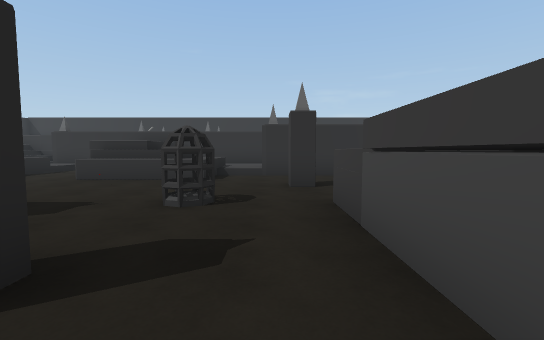
View 1 (above)

19 first-person views from a walk through a Unity game level. The camera is 1.4 m above the floor, tilts 4° down and sees 90° across. Doors are open. The floor is counted in squares, 2 m on a side. Each view is taken from the middle of a square. On the plan, view 1 faces up. The plan holds only what a view shows up to about 9 squares ahead; the rest is blank. The player is left out. Some surface patterns are stand-ins.

View 2
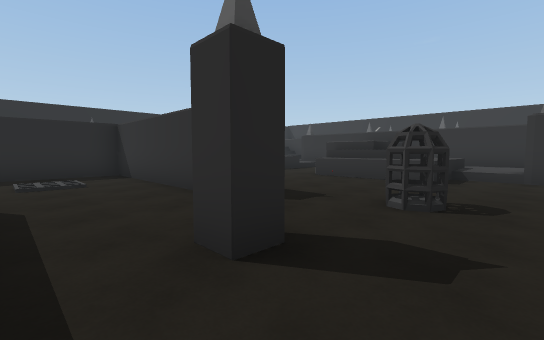

View 3
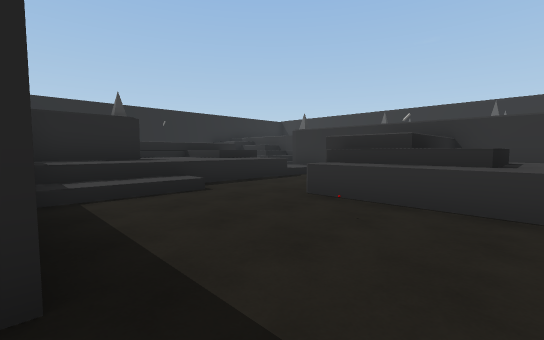

View 4
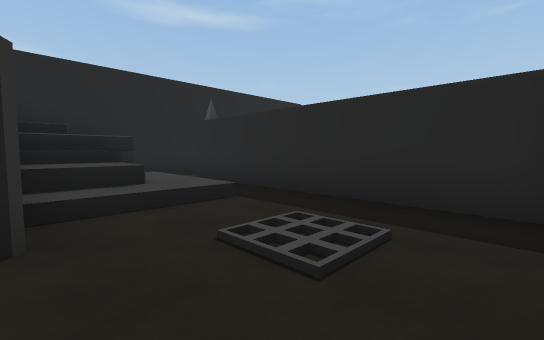

View 5
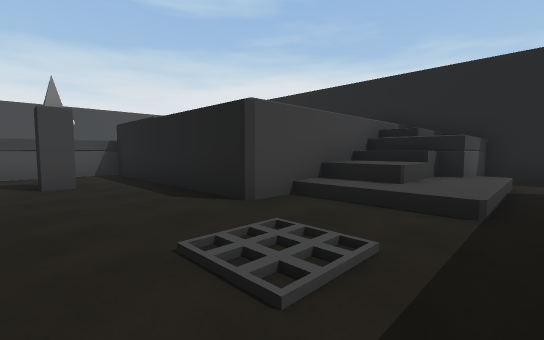

View 6
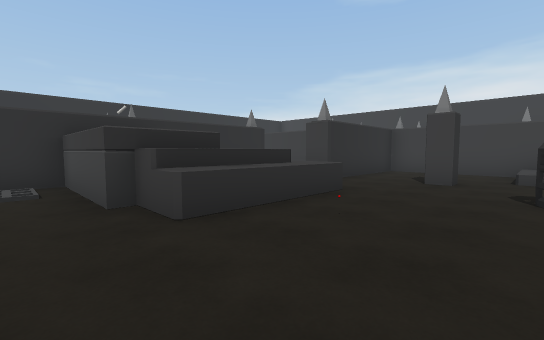

View 7
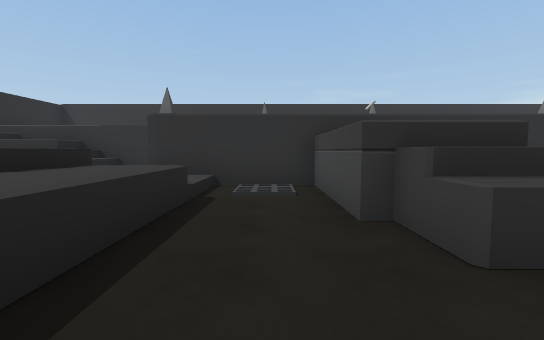

View 8
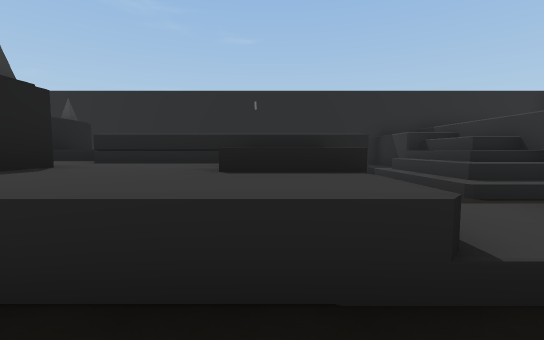

View 9
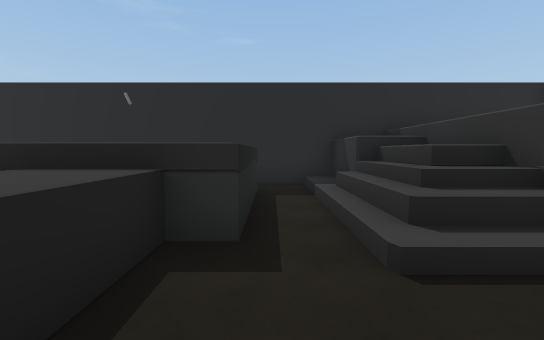

View 10
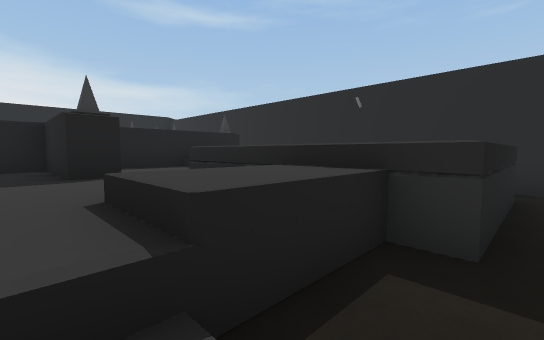

View 11
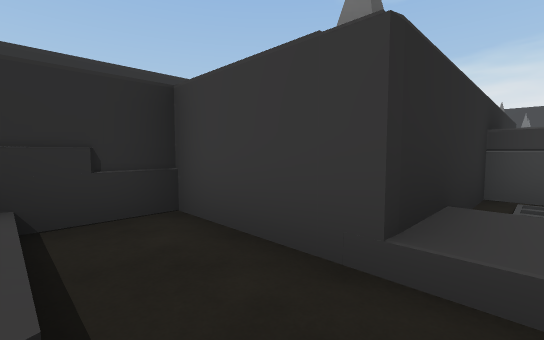

View 12
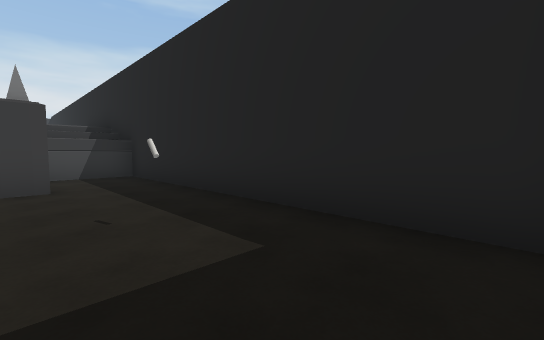

View 13
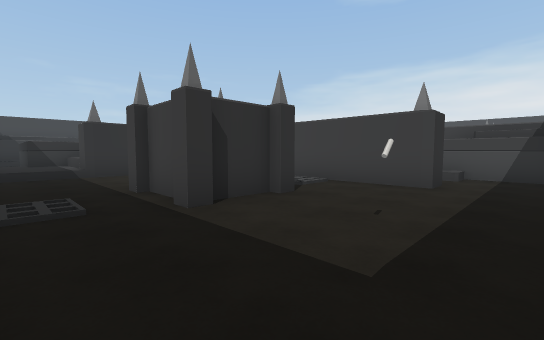

View 14
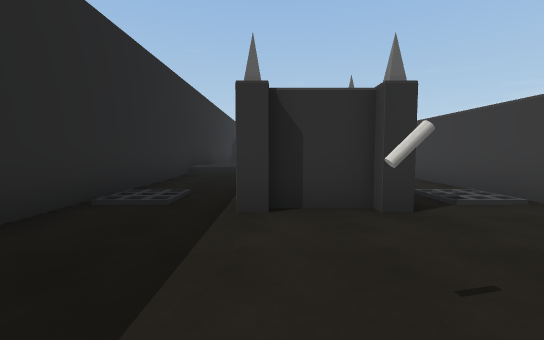

View 15
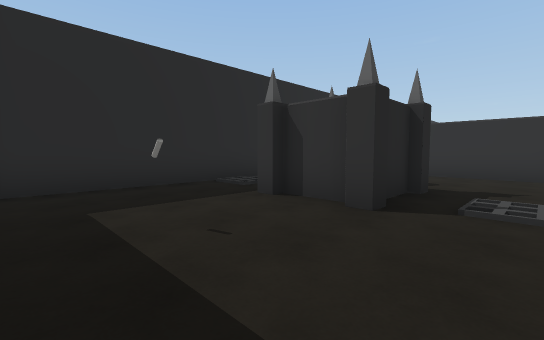

View 16
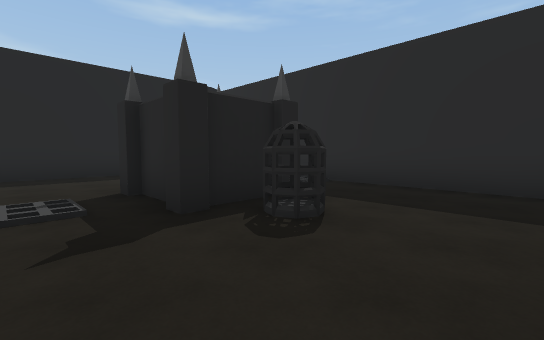

View 17
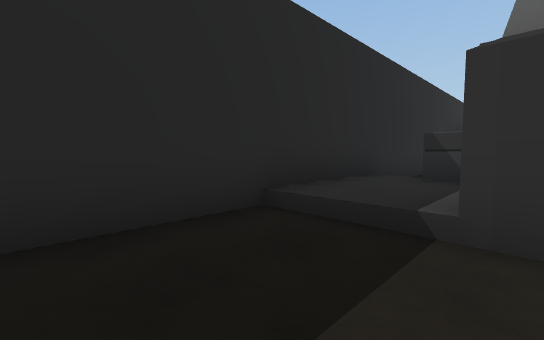

View 18
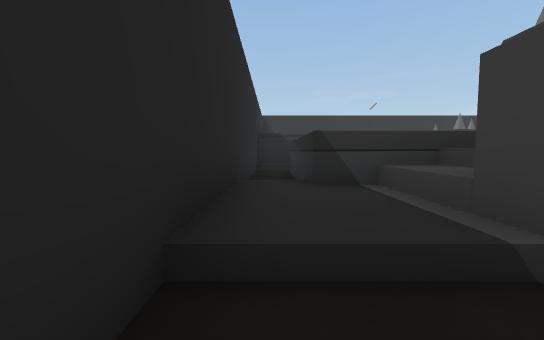

View 19
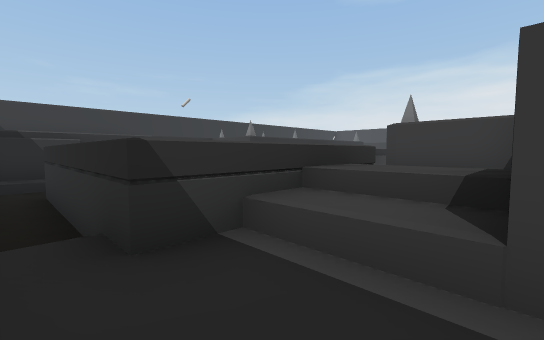

### Floor plan
Key: @ floor where view 1 was taken; # wall or solid block; . main floor; : floor 0.5 m higher than the main floor; / step, stairs or slope; D open door; ^ raised ledge; C cage; Y cylinder; O other object.
Columns run from 16 left of view 1 to 4 right of it. Each row starts with its distance up from view 1.
 16        O
 15        O
 14       OO
 13   #######
 12 #O###O/.#
 11 #//////.O#######O
 10 #.......:/O##
  9 #.####OO^/.## O D
  8 #.#  #OO^^.##OO/O####
  7 #.#  #OO^^..OOO.....#
  6 #.#  #^^^^.......O..#
  5 # ^OO^^O^^..........#
  4 #  OOO^#^^.....C..: #
  3 #: OO####### ....OO
  2 #......#.........#
  1 #......#.O....O..#
  0 #...C..#........@#
 -1 #..OO..#...#######
 -2 #O.##.O#.  #
 -3 #..OO..#. O#
 -4 #......O.OO#
 -5 #...Y..D.OOO
 -6 #......D.OOO
 -7 ##########

Positions as (right, up) in squares from view 1, and headings:
1: (0, 0), facing up
2: (0, 0), facing up-left
3: (-2, 3), facing up-left
4: (-5, 2), facing down-left
5: (-8, 2), facing down-right
6: (-6, 4), facing up-right
7: (-6, 5), facing up
8: (-6, 8), facing left
9: (-8, 10), facing left
10: (-8, 10), facing down-left
11: (-10, 10), facing up-right
12: (-15, -4), facing down-right
13: (-15, -6), facing up-right
14: (-13, -6), facing up
15: (-10, -6), facing up-left
16: (-10, 2), facing down-left
17: (-13, 0), facing up-left
18: (-15, 1), facing up
19: (-15, 3), facing up-right
